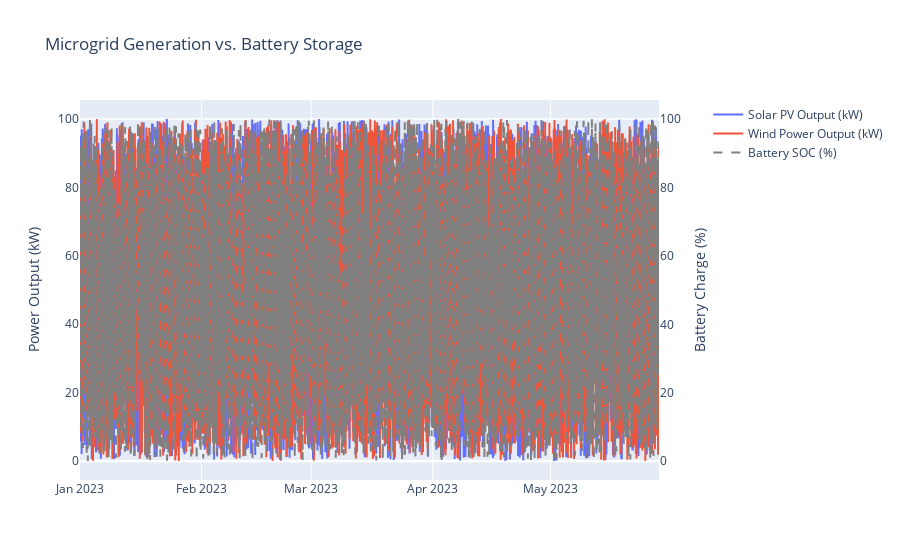

The cell this chart's notebook holds for it:
### Code cell
# Advanced time-Series Visualization

import plotly.graph_objects as go
from plotly.subplots import make_subplots

# Create an interactive plot with two y-axes
fig = make_subplots(specs=[[{"secondary_y": True}]])

# Add Solar Output
fig.add_trace(
    go.Scatter(x=df['timestamp'], y=df['solar_pv_output'], name="Solar PV Output (kW)"),
    secondary_y=False,
)

# Add Wind Output
fig.add_trace(
    go.Scatter(x=df['timestamp'], y=df['wind_power_output'], name="Wind Power Output (kW)"),
    secondary_y=False,
)

# Add Battery State of Charge (SOC) on secondary axis
fig.add_trace(
    go.Scatter(x=df['timestamp'], y=df['battery_state_of_charge'], 
               name="Battery SOC (%)", line=dict(dash='dash', color='gray')),
    secondary_y=True,
)

fig.update_layout(title_text="Microgrid Generation vs. Battery Storage", hovermode="x unified")
fig.update_yaxes(title_text="Power Output (kW)", secondary_y=False)
fig.update_yaxes(title_text="Battery Charge (%)", secondary_y=True)
fig.show()

### Figure 1 — Plotly figure (JSON) as saved in the notebook; plotly's stock layout.template omitted (floating-point values rounded to 4 significant figures; data arrays with more than 128 entries replaced by an {"elided": "..."} marker saying what was removed)
{"data": [{"name": "Solar PV Output (kW)", "type": "scatter", "x": {"elided": "3546 str values"}, "xaxis": "x", "y": {"elided": "3546 float values"}, "yaxis": "y"}, {"name": "Wind Power Output (kW)", "type": "scatter", "x": {"elided": "3546 str values"}, "xaxis": "x", "y": {"elided": "3546 float values"}, "yaxis": "y"}, {"line": {"color": "gray", "dash": "dash"}, "name": "Battery SOC (%)", "type": "scatter", "x": {"elided": "3546 str values"}, "xaxis": "x", "y": {"elided": "3546 float values"}, "yaxis": "y2"}], "layout": {"hovermode": "x unified", "title": {"text": "Microgrid Generation vs. Battery Storage"}, "xaxis": {"anchor": "y", "domain": [0, 0.94]}, "yaxis": {"anchor": "x", "domain": [0, 1], "title": {"text": "Power Output (kW)"}}, "yaxis2": {"anchor": "x", "overlaying": "y", "side": "right", "title": {"text": "Battery Charge (%)"}}}}
